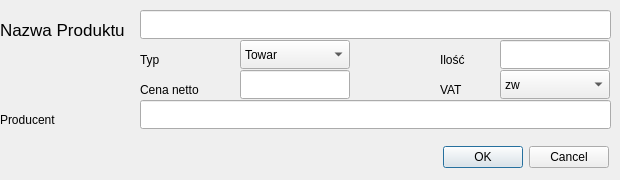
<?xml version="1.0" encoding="UTF-8"?>
<ui version="4.0">
 <class>Dodaj_Towar</class>
 <widget class="QDialog" name="Dodaj_Towar">
  <property name="geometry">
   <rect>
    <x>0</x>
    <y>0</y>
    <width>620</width>
    <height>180</height>
   </rect>
  </property>
  <property name="minimumSize">
   <size>
    <width>620</width>
    <height>180</height>
   </size>
  </property>
  <property name="maximumSize">
   <size>
    <width>620</width>
    <height>180</height>
   </size>
  </property>
  <property name="windowTitle">
   <string>Dodaj produkt</string>
  </property>
  <property name="windowIcon">
   <iconset>
    <normaloff>ikonki/16x16/produkty.png</normaloff>ikonki/16x16/produkty.png</iconset>
  </property>
  <widget class="QDialogButtonBox" name="buttonBox">
   <property name="geometry">
    <rect>
     <x>420</x>
     <y>140</y>
     <width>189</width>
     <height>34</height>
    </rect>
   </property>
   <property name="standardButtons">
    <set>QDialogButtonBox::Cancel|QDialogButtonBox::Ok</set>
   </property>
  </widget>
  <widget class="QLineEdit" name="Nazwa_Produktu_lineEdit">
   <property name="geometry">
    <rect>
     <x>140</x>
     <y>10</y>
     <width>471</width>
     <height>29</height>
    </rect>
   </property>
  </widget>
  <widget class="QLabel" name="Nazwa_Produktu_label">
   <property name="geometry">
    <rect>
     <x>0</x>
     <y>20</y>
     <width>131</width>
     <height>19</height>
    </rect>
   </property>
   <property name="font">
    <font>
     <pointsize>13</pointsize>
    </font>
   </property>
   <property name="text">
    <string>Nazwa Produktu</string>
   </property>
  </widget>
  <widget class="QLabel" name="Cena_netto_label">
   <property name="geometry">
    <rect>
     <x>140</x>
     <y>80</y>
     <width>91</width>
     <height>19</height>
    </rect>
   </property>
   <property name="text">
    <string>Cena netto</string>
   </property>
  </widget>
  <widget class="QLineEdit" name="Cena_Netto_lineEdit">
   <property name="geometry">
    <rect>
     <x>240</x>
     <y>70</y>
     <width>110</width>
     <height>29</height>
    </rect>
   </property>
  </widget>
  <widget class="QLabel" name="Typ_label">
   <property name="geometry">
    <rect>
     <x>140</x>
     <y>50</y>
     <width>31</width>
     <height>19</height>
    </rect>
   </property>
   <property name="text">
    <string>Typ</string>
   </property>
  </widget>
  <widget class="QComboBox" name="Typ_comboBox">
   <property name="geometry">
    <rect>
     <x>240</x>
     <y>40</y>
     <width>110</width>
     <height>29</height>
    </rect>
   </property>
   <item>
    <property name="text">
     <string>Towar</string>
    </property>
   </item>
   <item>
    <property name="text">
     <string>Usługa</string>
    </property>
   </item>
  </widget>
  <widget class="QComboBox" name="VAT_comboBox">
   <property name="geometry">
    <rect>
     <x>500</x>
     <y>70</y>
     <width>110</width>
     <height>29</height>
    </rect>
   </property>
   <item>
    <property name="text">
     <string>zw</string>
    </property>
   </item>
   <item>
    <property name="text">
     <string>0%</string>
    </property>
   </item>
   <item>
    <property name="text">
     <string>3%</string>
    </property>
   </item>
   <item>
    <property name="text">
     <string>7%</string>
    </property>
   </item>
   <item>
    <property name="text">
     <string>22%</string>
    </property>
   </item>
  </widget>
  <widget class="QLabel" name="VAT_label">
   <property name="geometry">
    <rect>
     <x>440</x>
     <y>80</y>
     <width>31</width>
     <height>20</height>
    </rect>
   </property>
   <property name="text">
    <string>VAT</string>
   </property>
  </widget>
  <widget class="QLineEdit" name="Producent_lineEdit">
   <property name="geometry">
    <rect>
     <x>140</x>
     <y>100</y>
     <width>471</width>
     <height>29</height>
    </rect>
   </property>
  </widget>
  <widget class="QLabel" name="Producent_label">
   <property name="geometry">
    <rect>
     <x>0</x>
     <y>110</y>
     <width>91</width>
     <height>19</height>
    </rect>
   </property>
   <property name="text">
    <string>Producent</string>
   </property>
  </widget>
  <widget class="QLabel" name="ilosc_label">
   <property name="geometry">
    <rect>
     <x>440</x>
     <y>50</y>
     <width>51</width>
     <height>19</height>
    </rect>
   </property>
   <property name="text">
    <string>Ilość</string>
   </property>
  </widget>
  <widget class="QLineEdit" name="ilosc_lineEdit">
   <property name="geometry">
    <rect>
     <x>500</x>
     <y>40</y>
     <width>110</width>
     <height>29</height>
    </rect>
   </property>
  </widget>
 </widget>
 <tabstops>
  <tabstop>Nazwa_Produktu_lineEdit</tabstop>
  <tabstop>Typ_comboBox</tabstop>
  <tabstop>Cena_Netto_lineEdit</tabstop>
  <tabstop>ilosc_lineEdit</tabstop>
  <tabstop>VAT_comboBox</tabstop>
  <tabstop>Producent_lineEdit</tabstop>
  <tabstop>buttonBox</tabstop>
 </tabstops>
 <resources/>
 <connections/>
</ui>
